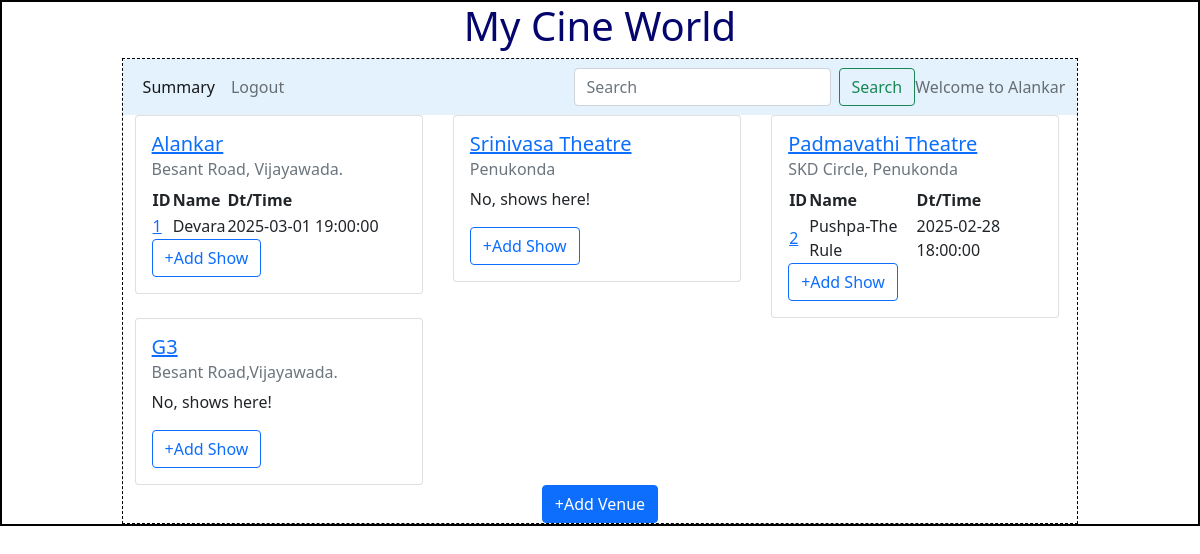
Screenshot of /admin/Alankar with the database file from the repository.
### backend/models.py (models this page shows)
class Theatre(db.Model):
    __tablename__="theatre"
    id=db.Column(db.Integer,primary_key=True)
    name=db.Column(db.String,nullable=False)
    location=db.Column(db.String,nullable=False)
    pin_code=db.Column(db.Integer,nullable=False)
    capacity=db.Column(db.Integer,nullable=False)
    venue_pic_url=db.Column(db.String,nullable=True,default="None")
    shows=db.relationship("Show",cascade="all,delete",backref="theatre",lazy=True) #Theatre can access all of its shows

class Show(db.Model):
    __tablename__="show"
    id=db.Column(db.Integer,primary_key=True)
    name=db.Column(db.String,nullable=False)
    tags=db.Column(db.String,nullable=False)
    rating=db.Column(db.Integer,default=0)
    tkt_price=db.Column(db.Float,default=0.0)
    date_time=db.Column(db.DateTime,nullable=False)
    theatre_id=db.Column(db.Integer, db.ForeignKey("theatre.id"),nullable=False)
    tickets=db.relationship("Ticket",cascade="all,delete",backref="show",lazy=True) #Show can access its tickets

### backend/controllers.py (the view)
@app.route("/admin/<name>")
def admin_dashboard(name):
    theatres=get_theatres()
    return render_template("admin_dashboard.html",name=name,theatres=theatres)

### backend/controllers.py (called while the page is built)
def get_theatres():
    theatres=Theatre.query.all()
    return theatres

### templates/admin_dashboard.html
{%extends "admin_layout.html"%}
{%block content%}
                  <div class="container">
                    {%if theatres%}
                      <div class="row">
                      {%for theatre in theatres%}
                        <div class="col">
                            <div class="card" style="width: 18rem;">
                            <div class="card-body">
                              <h5 class="card-title"><a href="/edit_venue/{{theatre.id}}/{{name}}">{{theatre.name}}</a></h5>
                              <h6 class="card-subtitle mb-2 text-muted">{{theatre.location}}</h6>
                              {%if theatre.shows%}
                                <table>
                                <tr><th>ID</th><th>Name</th><th>Dt/Time</th></tr>
                                {%for show in theatre.shows%}
                                  <tr><td><a href="/edit_show/{{show.id}}/{{name}}">{{show.id}}</a></td><td>{{show.name}}</td><td>{{show.date_time}}</td></tr>
                                {%endfor%}
                                </table>
                              {%else%}
                                <p>No, shows here!</p>
                              {%endif%}
                              <a href="/show/{{theatre.id}}/{{name}}" type="button" class="btn btn-outline-primary">+Add Show</a>
                            </div>
                          </div>
                        </div>
                     {%endfor%}
                      </div>
                    {%else%}
                      <h3 class="center">No Venues are available!!</h3>
                    {%endif%}
                  </div>
                <div class="center">
                  <a href="/venue/{{name}}" type="button" class="btn btn-primary">+Add Venue</a></div>
  {%endblock%}

### templates/admin_layout.html (shortened to what this page needs)
<!DOCTYPE html>
<html>
    <head>
        <link rel="stylesheet" href="/static/styles/main.css">
        <link href="https://cdn.jsdelivr.net/npm/bootstrap@5.0.2/dist/css/bootstrap.min.css" rel="stylesheet">
    </head>
    <body>
        <div class="my_container">
            <div class="center"><h1>My Cine World</h1></div>
            <div class="my_panel">
                <nav class="navbar navbar-expand-lg navbar-light" style="background-color: #e3f2fd;">
                    <div class="container-fluid">
                      <div class="collapse navbar-collapse" id="navbarText">
                        <ul class="navbar-nav me-auto mb-2 mb-lg-0">
                          <li class="nav-item">
                            <a class="nav-link active" aria-current="page" href="/admin_summary">Summary</a>
                          </li>
                          <li class="nav-item">
                            <a class="nav-link" href="/login">Logout</a>
                          </li>
                        </ul>
                        <form class="d-flex" method="POST" action="/search/{{name}}">
                          <input class="form-control me-2" type="search" placeholder="Search" aria-label="Search" name="search_txt" id="search_txt">
                          <button class="btn btn-outline-success" type="submit">Search</button>
                        </form>
                        <span class="navbar-text">
                          Welcome to {{name}}
                        </span>
                      </div>
                    </div>
                  </nav>
                  {%block content%}{%endblock%}
            </div>
        </div>
    </body>
</html>

### static/styles/main.css (style rules this page uses)
* { margin:0px; }
.my_container { border: 2px solid black; }
.my_panel { width: 80%; margin: auto; height: auto; border: 1px dashed black; }
.center { text-align: center; margin: auto; color: rgb(5,5,110) }

### rows the page displays
Theatre: name "Alankar", location "Besant Road, Vijayawada."
Show: id "1", name "Devara", date_time "2025-03-01 19:00:00"
Theatre: name "Srinivasa Theatre", location "Penukonda", shows "No, shows here!"
Theatre: name "Padmavathi Theatre", location "SKD Circle, Penukonda"
Show: id "2", name "Pushpa-The Rule", date_time "2025-02-28 18:00:00"
Theatre: name "G3", location "Besant Road,Vijayawada.", shows "No, shows here!"
